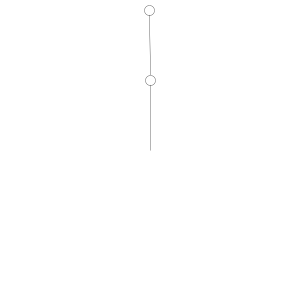
Frame 1 (no input)
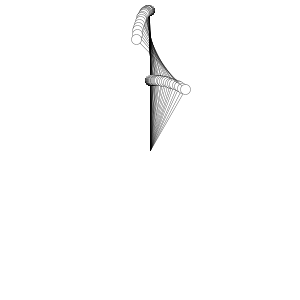
Frame 60 (the mouse pressed at the canvas centre just before this capture)
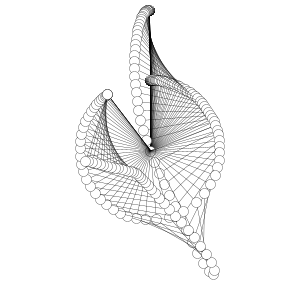
Frame 120 (the mouse held since frame 60 and released just before this capture)

The Processing sketch that drew these frames (run headless with seeded random() and noise(); from frame 60 on, the mouse is pressed at the canvas centre):

// Processing sketch: example01
// ── example01.pde
// Double Pendulum
// Aus dem Exempel NOC_3_10_PendulumExampleSimplified 
//
// Examples/Books/Nature of Code/chp3_oscillation/NOC_3_10_PendulumExampleSimplified


Pendulum doubleP;

void setup() {
  size(300,300);
  smooth(6);
  background(255);

 
  doubleP = new Pendulum();

}

void draw() {
  doubleP.go();
}

void mouseClicked(){
  background(255);
}



///////
///////
///////


class Pendulum {

PVector p1;                   // Location of arm origin
PVector p2; 
float r1 = 70;                // Length of arm
float r2 = 70;                
float angle1 = PI;            // Pendulum arm angle1
float angle2 = PI + 0.001;    
float aVelocity1;             // Angle velocity
float aVelocity2;                        
float aAcceleration1;         // Angle acceleration
float aAcceleration2;     
float ballr1 = 10;            // Ball radius
float ballr2 = 10;             
float damping = 0.999;        // Arbitary damping amount



 
  Pendulum() {
    p1 = new PVector();
    p2 = new PVector();

  }
  
    void go() {
    update();
    display();  
  }
  
   void update() {
    float gravity = 0.4;                              // Arbitrary constant
     
                                                      // http://scienceworld.wolfram.com/physics/DoublePendulum.html 
    aAcceleration1 = (-gravity * (2 * ballr1 + ballr2) * sin(angle1) - ballr2 * gravity * sin(angle1 - 2 * angle2) - 2 * sin(angle1 - angle2) * ballr2 * (aVelocity2 * aVelocity2 * r2 + aVelocity1 * aVelocity1 * r1 * cos(angle1 - angle2))) / (r1 * (2 * ballr1 + ballr2 - ballr2 * cos(2 * angle1 - 2 * angle2)));
    aAcceleration2 = (2 * sin(angle1 - angle2) * (aVelocity1 * aVelocity1 * r1 * (ballr1 + ballr2) + gravity * (ballr1 + ballr2) * cos(angle1) + aVelocity2 * aVelocity2 * r2 * ballr2 * cos(angle1 - angle2))) / (r2 * (2 * ballr1 + ballr2 - ballr2 * cos(2 * angle1 - 2 * angle2)));
   
    aVelocity1 += aAcceleration1;                     // Increment velocity
    aVelocity1 *= damping;                            // Arbitrary damping
    aVelocity2 += aAcceleration2;                     // Increment velocity
    aVelocity2 *= damping;                            // Arbitrary damping
  
    angle1 += aVelocity1;
    angle2 += aVelocity2;
  }
  

  void display() {
    p1.set(r1*sin(angle1), r1*cos(angle1), 0);       // Polar to cartesian conversion
    p2.set(p1);
    p2.add(r2*sin(angle2), r2*cos(angle2), 0);
    
    stroke(0);
    strokeWeight(0.3);

    translate(width / 2, height / 2);               // Draw the arm
    line(0, 0, p1.x, p1.y);
    line(p1.x, p1.y, p2.x, p2.y);
                      
    fill(255);                                      // Draw the ball
    ellipse(p1.x, p1.y, 10, 10);
    ellipse(p2.x, p2.y, 10, 10);
      

  }
  

  }
